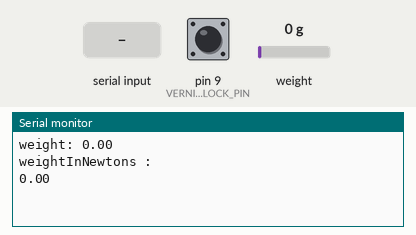
This sketch was run on a simulated Arduino Uno, built with avr-gcc and run on an emulated ATmega328P. Parts: the last lines printed to the serial monitor. The inputs (shaded band) are chosen by the test bench; at power-on: weight on the scale 0 g, pin 9 (VERNIER_CLOCK_PIN) HIGH.

Above: at 3.2 s.
3.3 s: "taring" received over the second serial link
At 6.1 s:
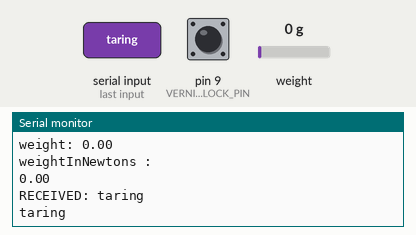
6.7 s: "1" received over the second serial link
9.8 s: weight on the scale set to 100 g
At 11.1 s:
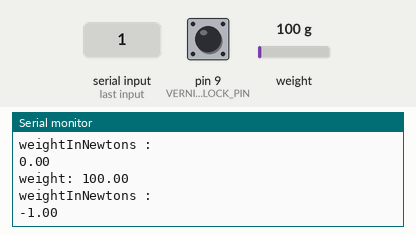
11.3 s: weight on the scale set to 1250 g
At 12.8 s:
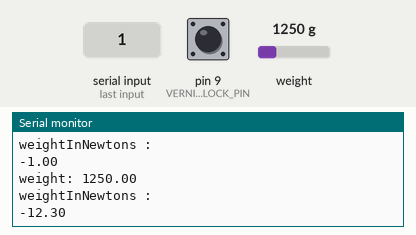
Timing chart, 0 to 13.8 s (numbered marks = the images above; inputs shaded):
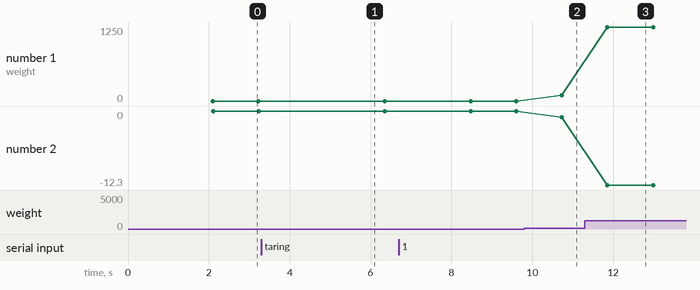

The sketch:

working_nano_code.ino
```cpp
#include "HX711.h"
#include <SoftwareSerial.h>
#include <math.h>

// Define custom RX and TX pins for SoftwareSerial
SoftwareSerial mySerial(7, 6);  // (TX, RX)serial.
HX711 scale;


/*Connection port for the sensors
+------------------------------------------+
+             torsion loadcell             +
+------------------------------------------+
+       tesion and compression loadcell    +                                     +
+------------------------------------------+
+           angle sensor                   +
+------------------------------------------+
+          extensometer                    +
+------------------------------------------+
*/
// This is for tension and compression
// #define LOADCELL_DOUT_PIN 3
// #define LOADCELL_SCK_PIN 2

// This is for tension/compression load cell
#define LOADCELL_DOUT_PIN 4
#define LOADCELL_SCK_PIN 5

#define VERNIER_CLOCK_PIN 9
#define VERNIER_DATA_PIN 8

float readCaliper();
// calibration factor
float calibration_factor = -22.9926536;
// float calibration_factor = -7050;
long zero_factor;
char buf[20];
unsigned long tmpTime;
String tare;
int sign;
int inches;
long value;
float result;
bool mm = true;                //define mm to false if you want inches values
unsigned long timeout = 1000;  // Timeout in microseconds
bool s_load_cell_connected = false;
char outputBuffer[10];  // Buffer to hold the final string


void setup() {
  mySerial.begin(4800);
  Serial.begin(115200);

  scale.begin(LOADCELL_DOUT_PIN, LOADCELL_SCK_PIN);
  pinMode(VERNIER_CLOCK_PIN, INPUT);
  pinMode(VERNIER_DATA_PIN, INPUT);

  // CALIBRATION VALUES
  scale.set_offset(4294962314);
  scale.set_scale(calibration_factor);

  scale.tare();                        //Reset the scale to 0
  zero_factor = scale.read_average();  //Get a baseline reading
}

char TORSION[] = "torsion";
char COMPRESSION[] = "compression";
char TENSION[] = "tension";
char RESET[] = "reset";
String SELECTED;

void loop() {

  // readCaliper();
  if (mySerial.available()) {
    tare = mySerial.readString();

    tare.trim();
    Serial.print("RECEIVED: ");
    Serial.println(tare);
    if (tare == "taring") {
      Serial.println(tare);
      scale.tare();
    }
  }

  scale.set_scale(calibration_factor);  //Adjust to this calibration factor
  float weight = scale.get_units(1);
  // this weight is in grams
  Serial.print("weight: ");
  weight = floor(weight * 10) / 10;


  Serial.println(weight);
  // Convert weight from grammes to kilogrammes to Newtons and take the absolute value
  float weightInNewtons = (weight / 1000) * 9.81 * -1;  // Convert from pounds to kilograms to Newtons
  weightInNewtons = floor(weightInNewtons * 10) / 10;
  if (weightInNewtons == 0.0 || weightInNewtons == -0.0 || weightInNewtons == -0.1) {
    weightInNewtons = 0.0;
  }

  int myInt = (int)round(weightInNewtons);  // truncate the decimal part of the weightinNewtons value
  if (abs(myInt) == 0 || abs(myInt) == 1) {
    myInt = 0;
  }

  Serial.println("weightInNewtons : ");  // readCaliper()
  Serial.println(weightInNewtons);       // readCaliper()
  // Serial.println("\n");
  mySerial.print((float)myInt);   // Send weight
  mySerial.print(",");            // Add a delimiter
  mySerial.print(readCaliper());  // Send caliper reading
  mySerial.println();             // End the message with a newline
}


float readCaliper() {
  unsigned long timeout = millis() + 1000;  // Timeout after 1 second

  // Wait for clock pin to go LOW, with timeout
  while (digitalRead(VERNIER_CLOCK_PIN) == LOW) {
    if (millis() > timeout) {
      // Serial.println("Timeout: No clock signal (Vernier may be off)");
      return 0.0;  // Return a default value indicating no data
    }
  }

  tmpTime = micros();

  // Wait for clock pin to go HIGH, with timeout
  while (digitalRead(VERNIER_CLOCK_PIN) == HIGH) {
    if (millis() > timeout) {
      // Serial.println("Timeout: No clock signal (Vernier may be off)");
      return 0.0;  // Return a default value indicating no data
    }
  }

  // Check if the signal interval is too short
  if ((micros() - tmpTime) < 500) {
    return 0.0;  // Return a default value indicating an error or no valid data
  }

  sign = 1;
  value = 0;
  inches = 0;

  for (int i = 0; i < 24; i++) {
    while (digitalRead(VERNIER_CLOCK_PIN) == LOW) {
      if (millis() > timeout) {
        return 0.0;
      }
    }

    // Wait for clock HIGH with timeout
    while (digitalRead(VERNIER_CLOCK_PIN) == HIGH) {
      if (millis() > timeout) {
        // Serial.println("Timeout: No clock signal during data read");
        return 0.0;
      }
    }

    // Read data pin
    if (digitalRead(VERNIER_DATA_PIN) == HIGH) {
      if (i < 20) value |= (1 << i);
      if (i == 20) sign = -1;
      if (i == 23) inches = 1;
    }
  }


  if (mm) {
    result = (value * sign) / 100.0;
  } else {
    result = (value * sign) / (inches ? 2000.0 : 100.0);  // Map values for inches
  }


  result = (floor(result * 10) / 10);

  return result;
}
```

Measured:
- after the input at 3.3 s, the serial monitor: prints a new line after 2.0 s (image 1)
- after the input at 9.8 s, the serial monitor: prints a new line after 0.93 s (image 2)
- after the input at 11.3 s, the serial monitor: prints a new line after 0.55 s (image 3)
- plotted number 1: 0 → 100 after the input at 9.8 s, 100 → 1250 after the input at 11.3 s
- plotted number 2: 0 → -1 after the input at 9.8 s, -1 → -12.3 after the input at 11.3 s
